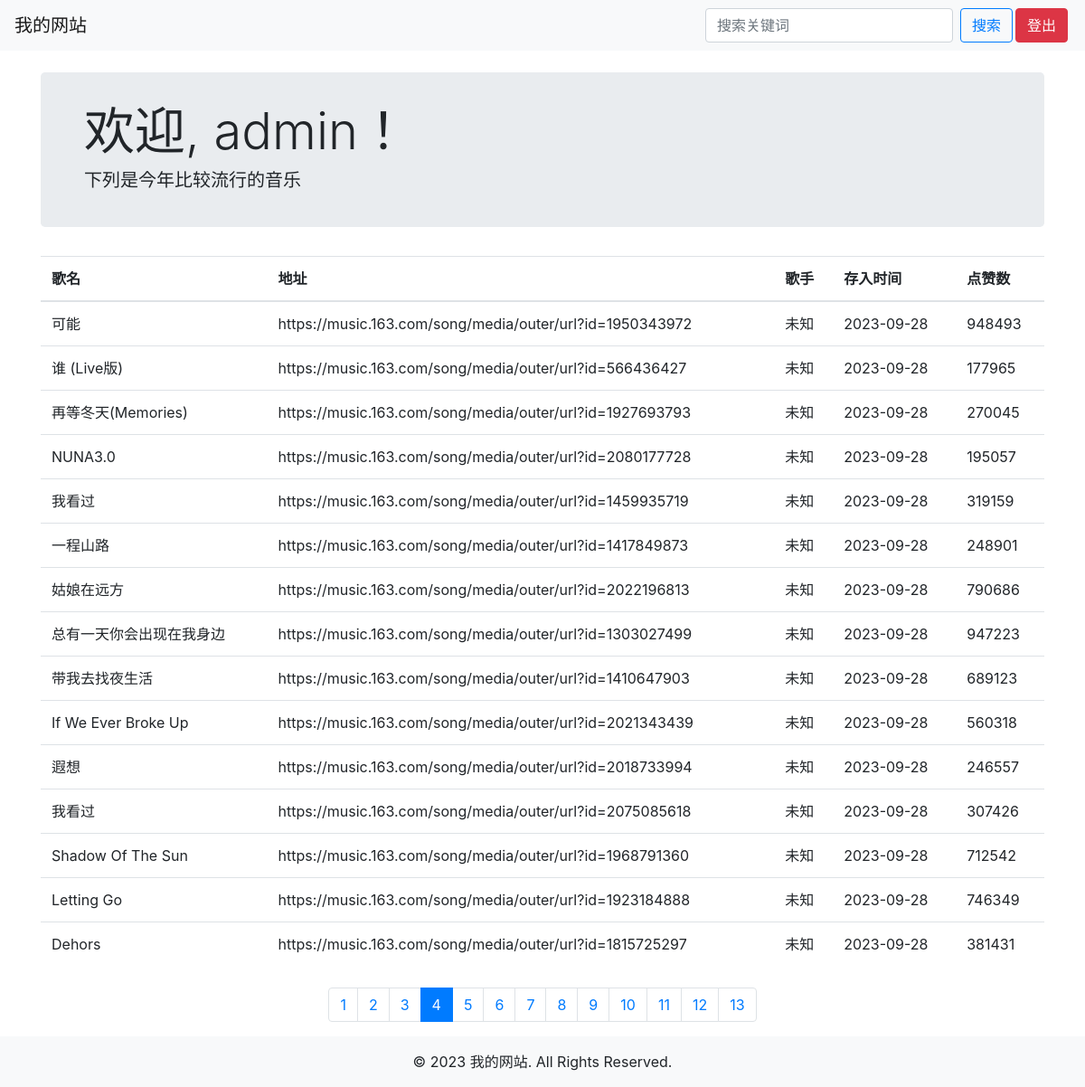
/?page=4 (signed in), run on the app's committed database.
### tables this page shows
CREATE TABLE `search_data`  (
  `data_id` int NOT NULL AUTO_INCREMENT,
  `title` varchar(100) NOT NULL COMMENT '歌名',
  `addr` varchar(100) NOT NULL COMMENT '描述',
  `release_date` date NULL DEFAULT NULL COMMENT '出版时间',
  `genre` varchar(50) NULL DEFAULT NULL COMMENT '歌手',
  `popularity` int NULL DEFAULT NULL COMMENT '热度',
  PRIMARY KEY (`data_id`) USING BTREE
);

### index.php (the view, shortened to what this page needs)
<?php
include('db.php');
$data = [];
if (isset($_POST['keyword'])) {
    $keyword = $_POST['keyword'];
    $sql = "SELECT * FROM search_data WHERE title LIKE '%$keyword%'";
    $result = mysqli_query($conn, $sql);
    if ($result) {
        while ($row = mysqli_fetch_assoc($result)) {
            $data[] = $row;
        }
    }
} else {
    $sql = "SELECT * FROM search_data";
    $result = mysqli_query($conn, $sql);
    if ($result) {
        while ($row = mysqli_fetch_assoc($result)) {
            $data[] = $row;
        }
    }
}
$results_per_page = 15;
$total_results = count($data);
$total_pages = ceil($total_results / $results_per_page);
if (!isset($_GET['page'])) {
    $current_page = 1;
} else {
    $current_page = $_GET['page'];
}
$start_index = ($current_page - 1) * $results_per_page;
$end_index = $start_index + $results_per_page;
?>
<!DOCTYPE html>
<html>
<head>
    <link rel="stylesheet" href="css/bootstrap.min.css">
</head>
<body>
    <nav class="navbar navbar-expand-lg navbar-light bg-light">
        <a class="navbar-brand" href="#">我的网站</a>
        <div class="collapse navbar-collapse" id="navbarNav">
            <ul class="navbar-nav ml-auto">
                <li class="nav-item">
                    <form class="form-inline" method="POST">
                        <input type="text" name="keyword" class="form-control mr-sm-2" placeholder="搜索关键词" required>
                        <button type="submit" class="btn btn-outline-primary my-2 my-sm-0">搜索</button>
                    </form>
                </li>
                <li class="nav-item">
                    <form method="POST">
                        <button type="submit" name="logout" class="btn btn-danger">登出</button>
                    </form>
                </li>
            </ul>
        </div>
    </nav>
    <div class="container mt-4">
        <div class="jumbotron">
            <h3 class="display-4 small-welcome">欢迎, <?php echo $_SESSION['username']; ?>！</h3>
            <h5>下列是今年比较流行的音乐</h5>
        </div>
        <?php if (empty($data)): ?>
            <div class="alert alert-warning" role="alert">没有找到匹配的结果</div>
        <?php else: ?>
            <table class="table">
                <thead>
                    <tr>
                        <th>歌名</th>
                        <th>地址</th>
                        <th>歌手</th>
                        <th>存入时间</th>
                        <th>点赞数</th>
                    </tr>
                </thead>
                <tbody>
                    <?php for ($i = $start_index; $i < $end_index; $i++): ?>
                        <?php if ($i < count($data)): ?>
                            <tr>
                                <td><?php echo $data[$i]['title']; ?></td>
                                <td><?php echo $data[$i]['addr']; ?></td>
                                <td><?php echo $data[$i]['genre']; ?></td>
                                <td><?php echo $data[$i]['release_date']; ?></td>
                                <td><?php echo $data[$i]['popularity']; ?></td>
                            </tr>
                        <?php endif; ?>
                    <?php endfor; ?>
                </tbody>
            </table>
        <?php endif; ?>
        <nav aria-label="Page navigation" class="mt-4">
            <ul class="pagination justify-content-center">
                <?php for ($page = 1; $page <= $total_pages; $page++): ?>
                    <li class="page-item<?php if ($current_page == $page) echo ' active'; ?>">
                        <a class="page-link" href="?page=<?php echo $page; ?>"><?php echo $page; ?></a>
                    </li>
                <?php endfor; ?>
            </ul>
        </nav>
    </div>
    <footer class="bg-light text-center py-3">
        © <?php echo date("Y"); ?> 我的网站. All Rights Reserved.
    </footer>
</body>
</html>

### index.php (style rules this page uses)
.jumbotron { padding: 2rem 3rem; }
.btn { margin-right: 3px; }

### data on the page
search_data: title "可能", addr "https://music.163.com/song/media/outer/url?id=1950343972", genre "未知", release_date "2023-09-28", popularity "948493"
search_data: title "谁 (Live版)", addr "https://music.163.com/song/media/outer/url?id=566436427", genre "未知", release_date "2023-09-28", popularity "177965"
search_data: title "再等冬天(Memories)", addr "https://music.163.com/song/media/outer/url?id=1927693793", genre "未知", release_date "2023-09-28", popularity "270045"
search_data: title "NUNA3.0", addr "https://music.163.com/song/media/outer/url?id=2080177728", genre "未知", release_date "2023-09-28", popularity "195057"
search_data: title "我看过", addr "https://music.163.com/song/media/outer/url?id=1459935719", genre "未知", release_date "2023-09-28", popularity "319159"
search_data: title "一程山路", addr "https://music.163.com/song/media/outer/url?id=1417849873", genre "未知", release_date "2023-09-28", popularity "248901"
search_data: title "姑娘在远方", addr "https://music.163.com/song/media/outer/url?id=2022196813", genre "未知", release_date "2023-09-28", popularity "790686"
search_data: title "总有一天你会出现在我身边", addr "https://music.163.com/song/media/outer/url?id=1303027499", genre "未知", release_date "2023-09-28", popularity "947223"
search_data: title "带我去找夜生活", addr "https://music.163.com/song/media/outer/url?id=1410647903", genre "未知", release_date "2023-09-28", popularity "689123"
search_data: title "If We Ever Broke Up", addr "https://music.163.com/song/media/outer/url?id=2021343439", genre "未知", release_date "2023-09-28", popularity "560318"
search_data: title "遐想", addr "https://music.163.com/song/media/outer/url?id=2018733994", genre "未知", release_date "2023-09-28", popularity "246557"
search_data: title "我看过", addr "https://music.163.com/song/media/outer/url?id=2075085618", genre "未知", release_date "2023-09-28", popularity "307426"
search_data: title "Shadow Of The Sun", addr "https://music.163.com/song/media/outer/url?id=1968791360", genre "未知", release_date "2023-09-28", popularity "712542"
search_data: title "Letting Go", addr "https://music.163.com/song/media/outer/url?id=1923184888", genre "未知", release_date "2023-09-28", popularity "746349"
search_data: title "Dehors", addr "https://music.163.com/song/media/outer/url?id=1815725297", genre "未知", release_date "2023-09-28", popularity "381431"

### other printed values
$_SESSION['username'] "admin"
